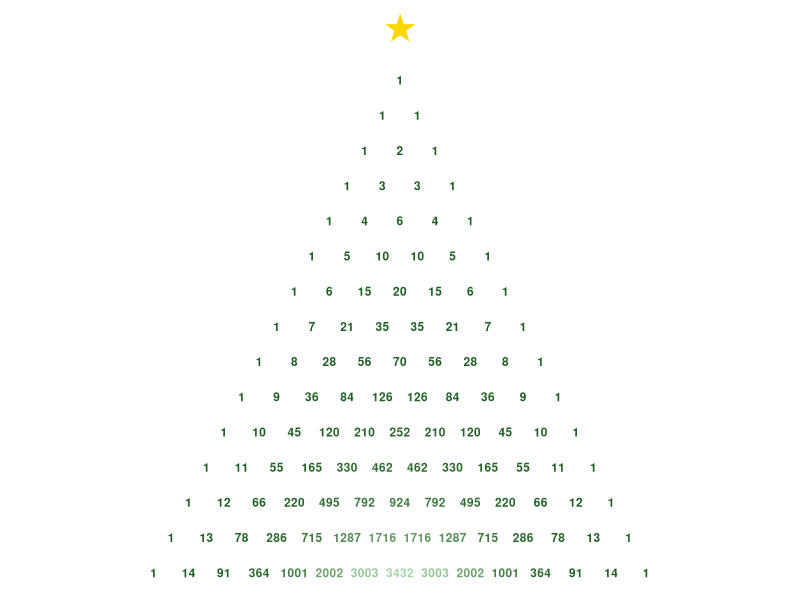
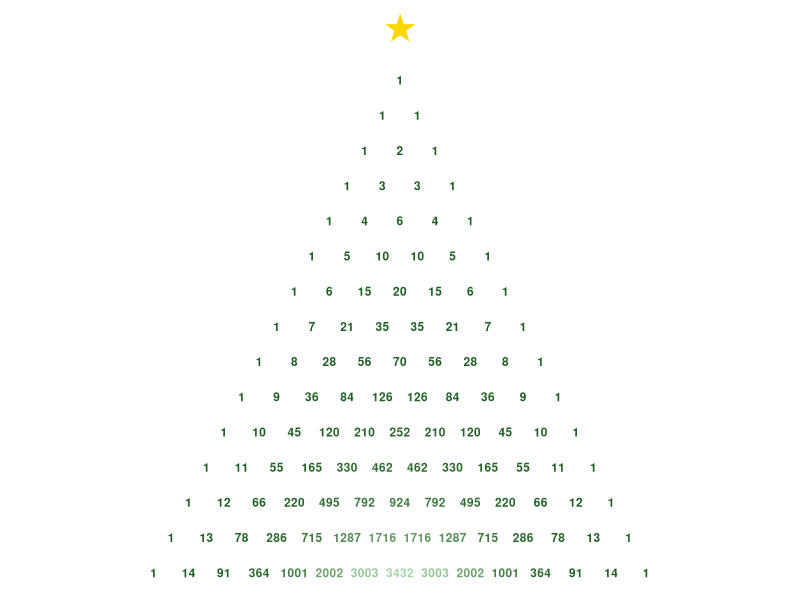

The R script that drew these images, in order:
library(ggplot2)
library(readr)
library(dplyr)

data <- read_csv("pascal_data.csv")

ggplot(data, aes(x = x, y = y)) +
  
  geom_text(
    aes(
      label = value,
      color = value
    ),
    size = 3,
    fontface = "bold"
  ) +
  
  geom_text(
    data = data.frame(x = 0, y = 0.5),
    aes(x, y),
    label = "★",
    color = "gold",
    size = 10,
    inherit.aes = FALSE
  ) +
  
  scale_color_gradient(
    low = "#1b5e20",
    high = "#a5d6a7"
  ) +
  
  coord_fixed() +
  theme_void() +
  theme(legend.position = "none")
  
ggsave("choinka.png", width = 6, height = 10, dpi = 300)

